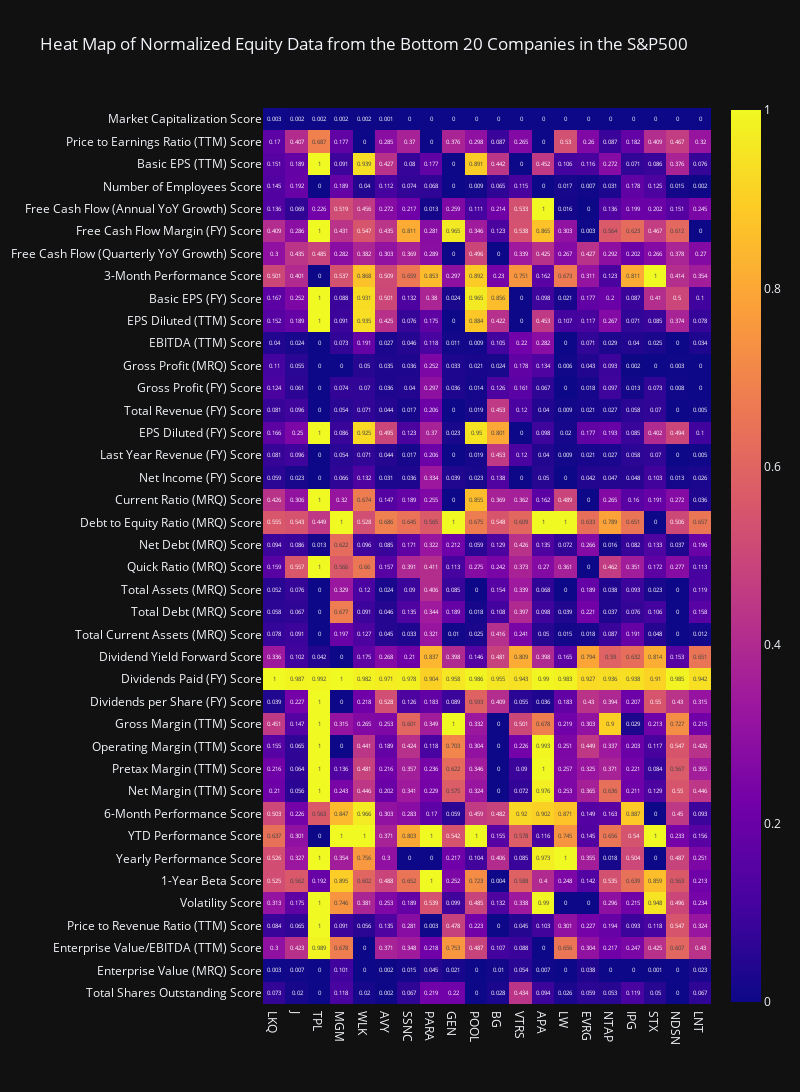
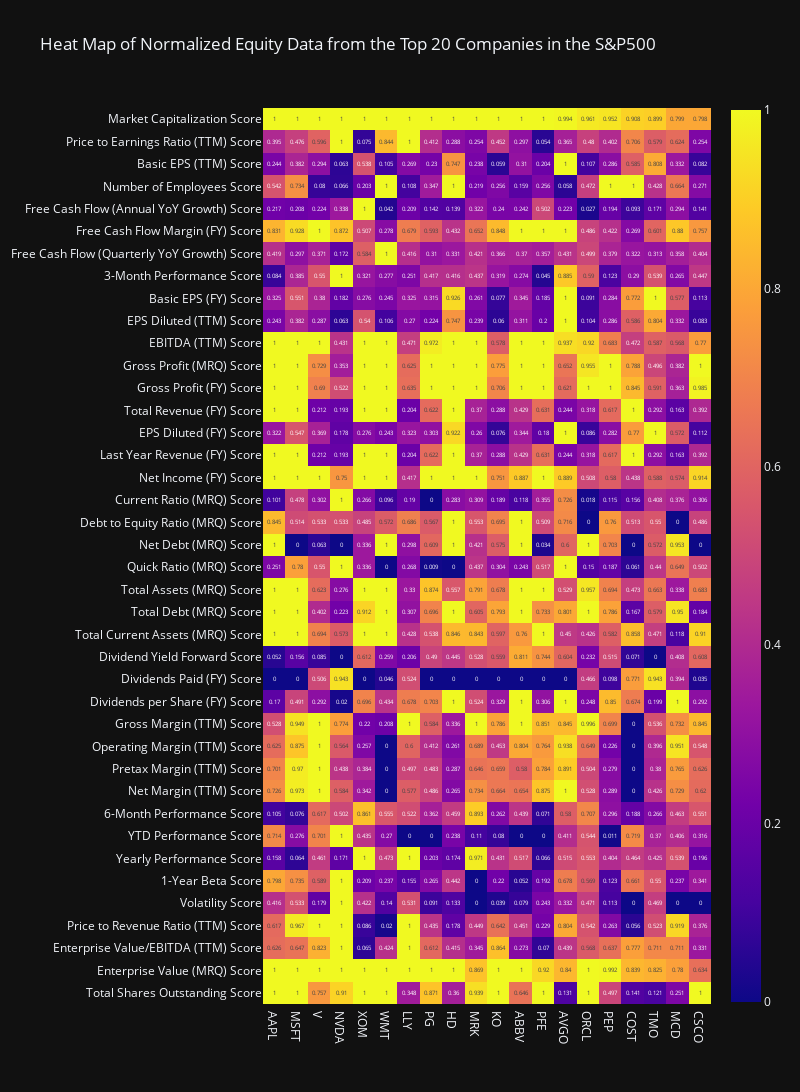

The code cell stored with these charts, in order, in its notebook:
### Code cell
sort_by = 'Market Capitalization'

display(
viz.heatmap_plot(
    mega_df,
    'Heat Map of Normalized Equity Data from the Bottom 20 Companies in the S&P500',
    500,
    20,
    True,
    plot_width=800,
    plot_height=1100,
    sort_by=sort_by),
viz.heatmap_plot(
    mega_df,
    'Heat Map of Normalized Equity Data from the Top 20 Companies in the S&P500',
    500,
    20,
    False,
    plot_width=800,
    plot_height=1100,
    sort_by=sort_by))

### Figure 1 — Plotly figure (JSON) as saved in the notebook; plotly's stock layout.template omitted (floating-point values rounded to 4 significant figures; data arrays with more than 128 entries replaced by an {"elided": "..."} marker saying what was removed)
{"data": [{"coloraxis": "coloraxis", "hovertemplate": "x: %{x}<br>y: %{y}<br>color: %{z}<extra></extra>", "name": "0", "texttemplate": "%{z}", "type": "heatmap", "x": ["LKQ", "J", "TPL", "MGM", "WLK", "AVY", "SSNC", "PARA", "GEN", "POOL", "BG", "VTRS", "APA", "LW", "EVRG", "NTAP", "IPG", "STX", "NDSN", "LNT"], "xaxis": "x", "y": ["Market Capitalization Score", "Price to Earnings Ratio (TTM) Score", "Basic EPS (TTM) Score", "Number of Employees Score", "Free Cash Flow (Annual YoY Growth) Score", "Free Cash Flow Margin (FY) Score", "Free Cash Flow (Quarterly YoY Growth) Score", "3-Month Performance Score", "Basic EPS (FY) Score", "EPS Diluted (TTM) Score", "EBITDA (TTM) Score", "Gross Profit (MRQ) Score", "Gross Profit (FY) Score", "Total Revenue (FY) Score", "EPS Diluted (FY) Score", "Last Year Revenue (FY) Score", "Net Income (FY) Score", "Current Ratio (MRQ) Score", "Debt to Equity Ratio (MRQ) Score", "Net Debt (MRQ) Score", "Quick Ratio (MRQ) Score", "Total Assets (MRQ) Score", "Total Debt (MRQ) Score", "Total Current Assets (MRQ) Score", "Dividend Yield Forward Score", "Dividends Paid (FY) Score", "Dividends per Share (FY) Score", "Gross Margin (TTM) Score", "Operating Margin (TTM) Score", "Pretax Margin (TTM) Score", "Net Margin (TTM) Score", "6-Month Performance Score", "YTD Performance Score", "Yearly Performance Score", "1-Year Beta Score", "Volatility Score", "Price to Revenue Ratio (TTM) Score", "Enterprise Value/EBITDA (TTM) Score", "Enterprise Value (MRQ) Score", "Total Shares Outstanding Score"], "yaxis": "y", "z": {"elided": "40x20 float values"}}], "layout": {"coloraxis": {"colorscale": [[0, "#0d0887"], [0.1111, "#46039f"], [0.2222, "#7201a8"], [0.3333, "#9c179e"], [0.4444, "#bd3786"], [0.5556, "#d8576b"], [0.6667, "#ed7953"], [0.7778, "#fb9f3a"], [0.8889, "#fdca26"], [1, "#f0f921"]]}, "height": 1100, "title": {"text": "Heat Map of Normalized Equity Data from the Bottom 20 Companies in the S&P500"}, "width": 800, "xaxis": {"anchor": "y", "constrain": "domain", "domain": [0, 1], "scaleanchor": "y"}, "yaxis": {"anchor": "x", "autorange": "reversed", "constrain": "domain", "domain": [0, 1]}}}

### Figure 2 — Plotly figure (JSON) as saved in the notebook; plotly's stock layout.template omitted (floating-point values rounded to 4 significant figures; data arrays with more than 128 entries replaced by an {"elided": "..."} marker saying what was removed)
{"data": [{"coloraxis": "coloraxis", "hovertemplate": "x: %{x}<br>y: %{y}<br>color: %{z}<extra></extra>", "name": "0", "texttemplate": "%{z}", "type": "heatmap", "x": ["AAPL", "MSFT", "V", "NVDA", "XOM", "WMT", "LLY", "PG", "HD", "MRK", "KO", "ABBV", "PFE", "AVGO", "ORCL", "PEP", "COST", "TMO", "MCD", "CSCO"], "xaxis": "x", "y": ["Market Capitalization Score", "Price to Earnings Ratio (TTM) Score", "Basic EPS (TTM) Score", "Number of Employees Score", "Free Cash Flow (Annual YoY Growth) Score", "Free Cash Flow Margin (FY) Score", "Free Cash Flow (Quarterly YoY Growth) Score", "3-Month Performance Score", "Basic EPS (FY) Score", "EPS Diluted (TTM) Score", "EBITDA (TTM) Score", "Gross Profit (MRQ) Score", "Gross Profit (FY) Score", "Total Revenue (FY) Score", "EPS Diluted (FY) Score", "Last Year Revenue (FY) Score", "Net Income (FY) Score", "Current Ratio (MRQ) Score", "Debt to Equity Ratio (MRQ) Score", "Net Debt (MRQ) Score", "Quick Ratio (MRQ) Score", "Total Assets (MRQ) Score", "Total Debt (MRQ) Score", "Total Current Assets (MRQ) Score", "Dividend Yield Forward Score", "Dividends Paid (FY) Score", "Dividends per Share (FY) Score", "Gross Margin (TTM) Score", "Operating Margin (TTM) Score", "Pretax Margin (TTM) Score", "Net Margin (TTM) Score", "6-Month Performance Score", "YTD Performance Score", "Yearly Performance Score", "1-Year Beta Score", "Volatility Score", "Price to Revenue Ratio (TTM) Score", "Enterprise Value/EBITDA (TTM) Score", "Enterprise Value (MRQ) Score", "Total Shares Outstanding Score"], "yaxis": "y", "z": {"elided": "40x20 float values"}}], "layout": {"coloraxis": {"colorscale": [[0, "#0d0887"], [0.1111, "#46039f"], [0.2222, "#7201a8"], [0.3333, "#9c179e"], [0.4444, "#bd3786"], [0.5556, "#d8576b"], [0.6667, "#ed7953"], [0.7778, "#fb9f3a"], [0.8889, "#fdca26"], [1, "#f0f921"]]}, "height": 1100, "title": {"text": "Heat Map of Normalized Equity Data from the Top 20 Companies in the S&P500"}, "width": 800, "xaxis": {"anchor": "y", "constrain": "domain", "domain": [0, 1], "scaleanchor": "y"}, "yaxis": {"anchor": "x", "autorange": "reversed", "constrain": "domain", "domain": [0, 1]}}}
